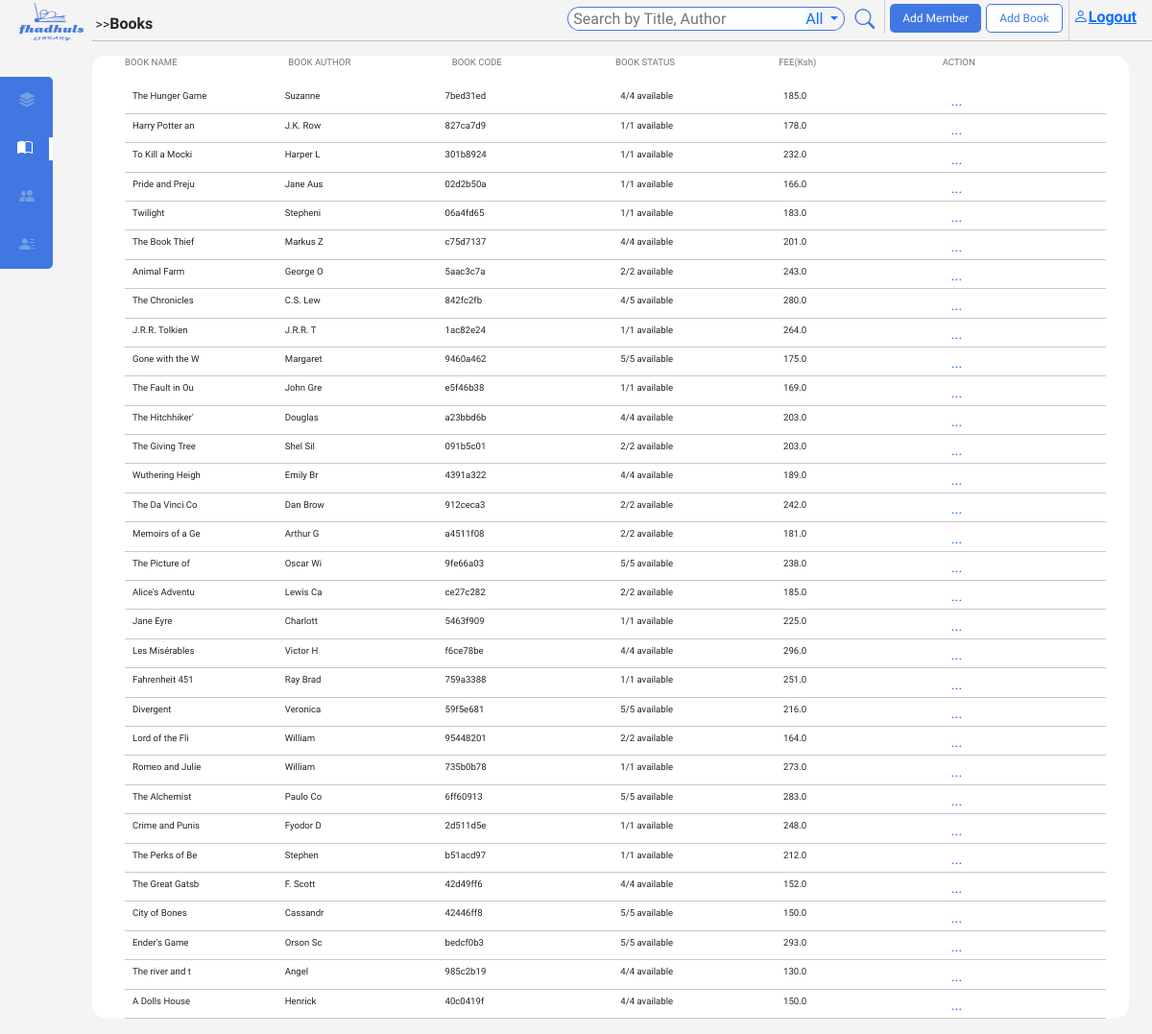
Page /Books/ (signed in) on the earlier database version.
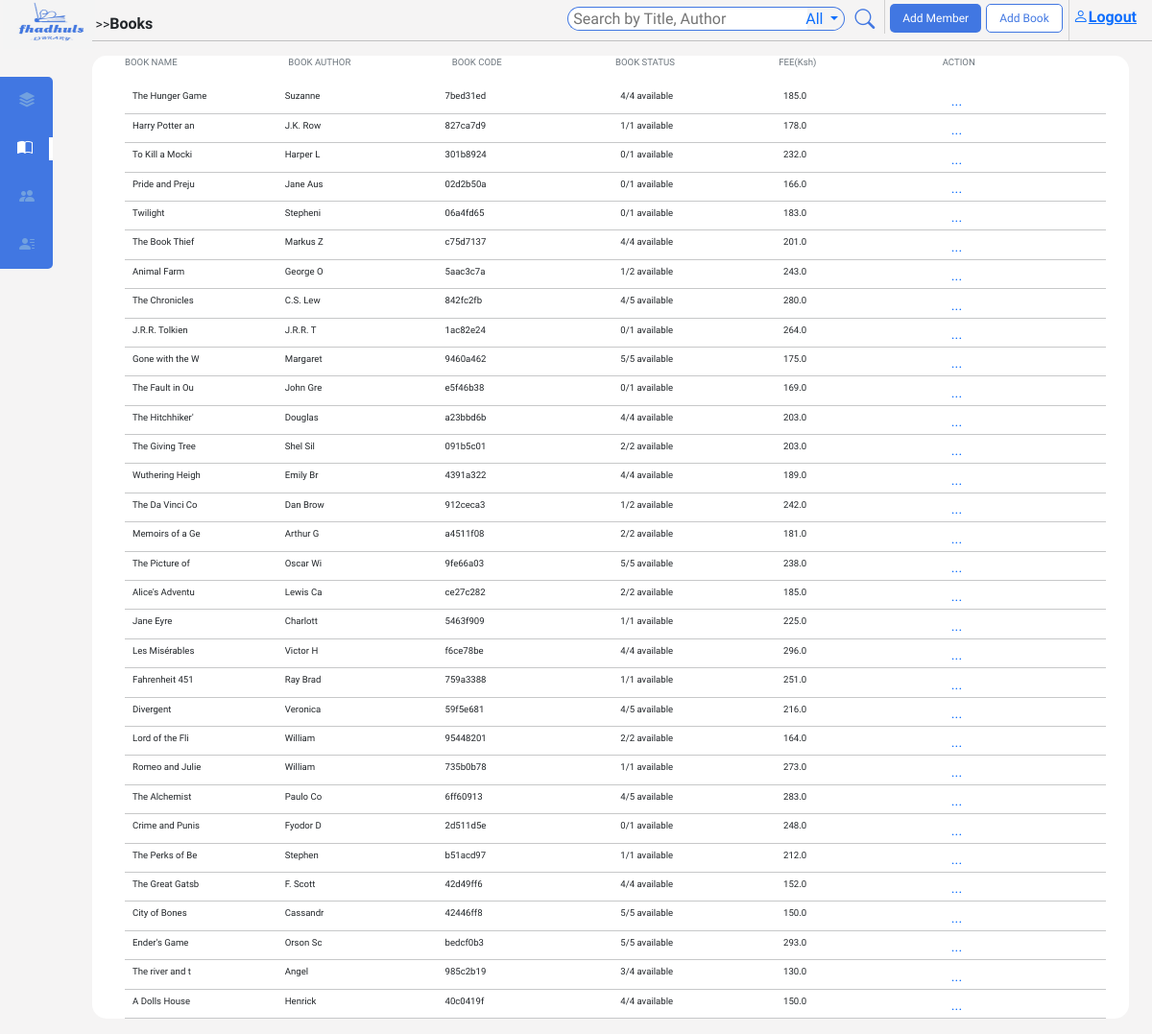
Same page on the later database version.
### main/models.py (models this page shows, shortened)
class Book(models.Model):
    book_id = models.UUIDField(default=uuid.uuid4, editable=False)
    title = models.CharField(max_length=200)
    author = models.CharField(max_length=200)
    description = models.TextField()
    language = models.CharField(max_length=50)
    category = models.CharField(max_length=100)
    edition = models.CharField(max_length=100, blank=True, null=True)
    pages = models.IntegerField()
    publisher = models.CharField(max_length=100)
    publish_date = models.DateField(null=True, blank=True)
    img_url = models.URLField(null=True, blank=True)
    quantity = models.IntegerField()
    fee = models.FloatField()
    STATUS = [
        ('Issued', 'Issued'),
        ('On shelf', 'on shelf')
    ]
    status = models.CharField(max_length=15, choices=STATUS, default='On shelf')
    copy_ids = models.TextField(blank=True)

### main/views.py (the view)
# urls.py: path('Books/', views.BooksDetails, name='bookdetails'),
@login_required(login_url='login')
def BooksDetails(request):
    books = Book.objects.all()
    context = {'books': books, 'br': 'br'}
    return render(request, 'main/bookDetails.html', context)

### main/templatetags/custom_filters.py (called while the page is built)
@register.filter(name='split_length')
def split_length(value):
    return len(value.split(','))

### main/templates/main/bookDetails.html (shortened to what this page needs)
{% extends 'main/base.html' %}
{% load custom_filters %}
{% block content %}
{% include 'main/navbar.html' %}
<div id='bookPage'>
    <ul>
        <li id="sectionHeader" class="d-flex justify-content-between ps-md-4 pe-md-4">
          <p class="text-secondary text-start" style="width: 20%">BOOK NAME</p>
          <p class="text-secondary text-start hideSm" style="width: 20%">BOOK AUTHOR</p>
          <p class="text-secondary text-start" style="width: 20%">BOOK CODE</p>
          <p class="text-secondary text-start" style="width: 20%">BOOK STATUS</p>
          <p class="text-secondary text-start hideSm" style="width: 20%">FEE(Ksh)</p>
          <p class="text-secondary text-start" style="width: 20%">ACTION</p>
        </li>
        <li>
       <ul class="ps-0 ps-md-4 pe-md-4">
        {% for book in books %}
        <li class="listDIvider d-flex justify-content-between align-items-center text-dark">
          <p class="text-start d-flex"><span><img class="bookImg" height="30px" src="{{ book.img_url}}" alt=""></span> <span class="ms-2" > {{ book.title| slice:":15" }} </span> </p>
          <p class="text-start hideSm">{{ book.author| slice:":8"}}</p>
          <p>{{ book.book_id|stringformat:"s" |slice:":8" }}</p>
          <p class="text-start ps-3"><span id="{{ book.title }}">{{ book.quantity }}</span>/{{book.copy_ids| split_length}} available</p>
          <p class="text-start hideSm ps-3">{{ book.fee}}</p>
          <p style="width: 5px;">
            <div class="dropdown" style="left: 17px;">
            <a href="#" role="button" data-bs-toggle="dropdown" data-bs-target="#c" class="action">
            ...
           </a>
            </div></p>
        </li>
        <hr >
        {% endfor %}
       </ul>
        </li>
      </ul>
</div>
{% endblock content %}

Differences in the rows shown:
changed Book "To Kill a Mocki": quantity "1" → "0"
changed Book "Pride and Preju": quantity "1" → "0"
changed Book "Twilight": quantity "1" → "0"
changed Book "Animal Farm": quantity "2" → "1"
changed Book "J.R.R. Tolkien": quantity "1" → "0"
changed Book "The Fault in Ou": quantity "1" → "0"
changed Book "The Da Vinci Co": quantity "2" → "1"
changed Book "Divergent": quantity "5" → "4"
changed Book "The Alchemist": quantity "5" → "4"
changed Book "Crime and Punis": quantity "1" → "0"
changed Book "The river and t": quantity "4" → "3"
